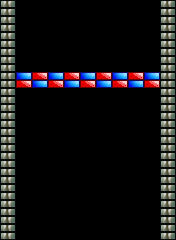

Tiled map render using the project's own tile images. Description and the map definition, with tile-layer contents summarised, below:
An orthogonal 11x30 tile map with 16x8 px tiles, 1 tile layer (graphic).

<map version="1.0" orientation="orthogonal" width="11" height="30" tilewidth="16" tileheight="8">
 <tileset firstgid="1" name="TWBreakout Bricks" tilewidth="16" tileheight="8">
  <image source="brick_image.png" width="320" height="160" />
 </tileset>
 <layer name="graphic" width="11" height="30">
  <data>[330 cells, 78 non-empty, 3 distinct tile ids]</data>
 </layer>
 <objectgroup name="brick" width="11" height="30" />
 <objectgroup name="wall" width="11" height="30" />
</map>